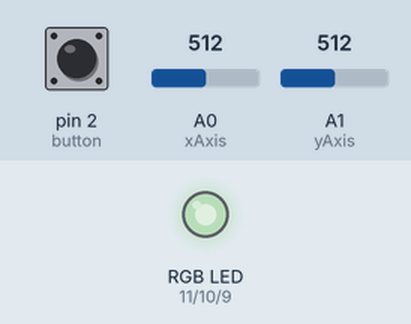
A sketch run on a simulated Arduino Uno, built with avr-gcc and run on an emulated ATmega328P. Parts: an RGB LED mixed from three pins (HIGH = lit). Inputs (shaded band) come from the test bench; at power-on: A1 (yAxis) = 512, A0 (xAxis) = 512, pin 2 (button) HIGH. Dim RGB values are drawn brighter than linear.

Above: at 1.2 s.
1.3 s: A1 (yAxis) set to 716
At 2.5 s:
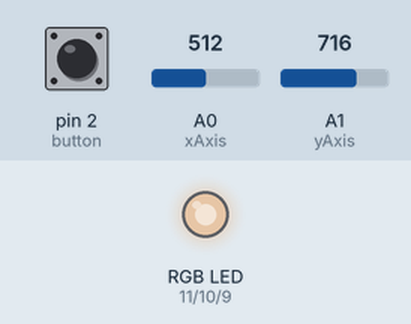
2.8 s: A0 (xAxis) set to 306
At 3.7 s:
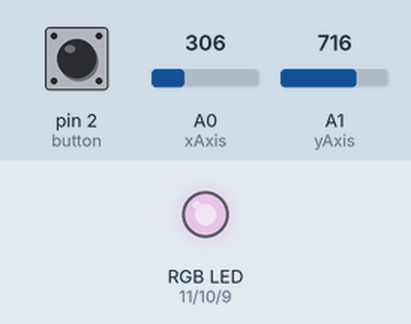
4.3 s: pin 2 (button) pulled LOW for 0.15 s
At 4.37 s:
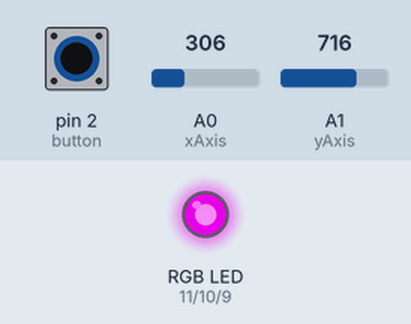
5.9 s: A0 (xAxis) set to 122
At 7.1 s:
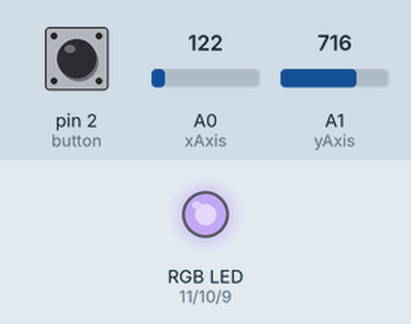
7.4 s: A1 (yAxis) set to 900
At 8.4 s:
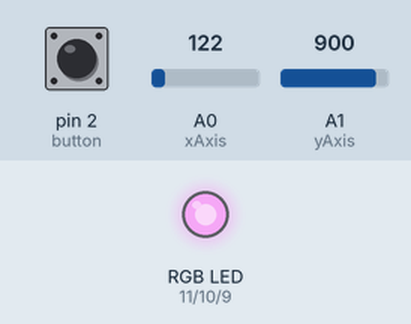
8.9 s: pin 2 (button) pulled LOW for 1 s
At 9.5 s:
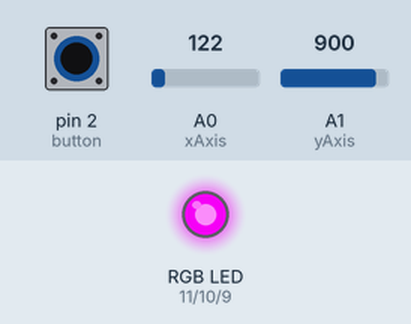
Timing chart, 0 to 11.9 s (numbered marks = the images above; inputs shaded):
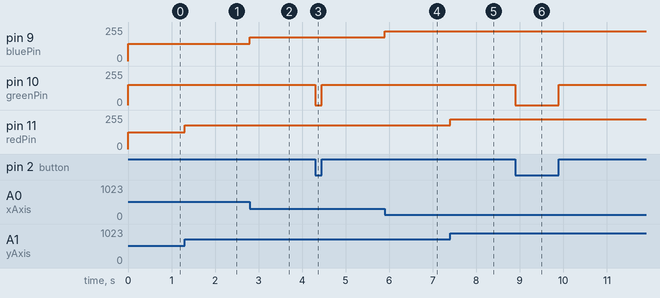

The sketch:

Q1.ino
```cpp
int button = 2;
int xAxis = A0, yAxis = A1;
int redPin = 11, greenPin = 10, bluePin = 9;
int red, blue;

void setup()
{
  pinMode(button, INPUT_PULLUP); //return LOW when link
  pinMode(redPin, OUTPUT);
  pinMode(greenPin, OUTPUT);
  pinMode(bluePin, OUTPUT);
}
void loop()
{
  int xVal = analogRead(xAxis);
  int yVal = analogRead(yAxis);
  int isPress = digitalRead(button);

  blue = map(xVal, 0, 1023, 255, 0);
  red = map(yVal, 0, 1023, 0, 255);
  analogWrite(redPin, red);
  analogWrite(bluePin, blue);
  if(isPress==0) analogWrite(greenPin, 0);
  else analogWrite(greenPin, 153);
}
```

Measured:
- after the input at 1.3 s, pin 11 (redPin): 127/255 → 178/255 at once
- after the input at 2.8 s, pin 9 (bluePin): 128/255 → 179/255 at once
- after the input at 4.3 s, pin 10 (greenPin): 153/255 → 0/255 at once, → 153/255 0.15 s later
- after the input at 5.9 s, pin 9 (bluePin): 179/255 → 225/255 at once
- after the input at 7.4 s, pin 11 (redPin): 178/255 → 224/255 at once
- after the input at 8.9 s, pin 10 (greenPin): 153/255 → 0/255 at once, → 153/255 1.0 s later
